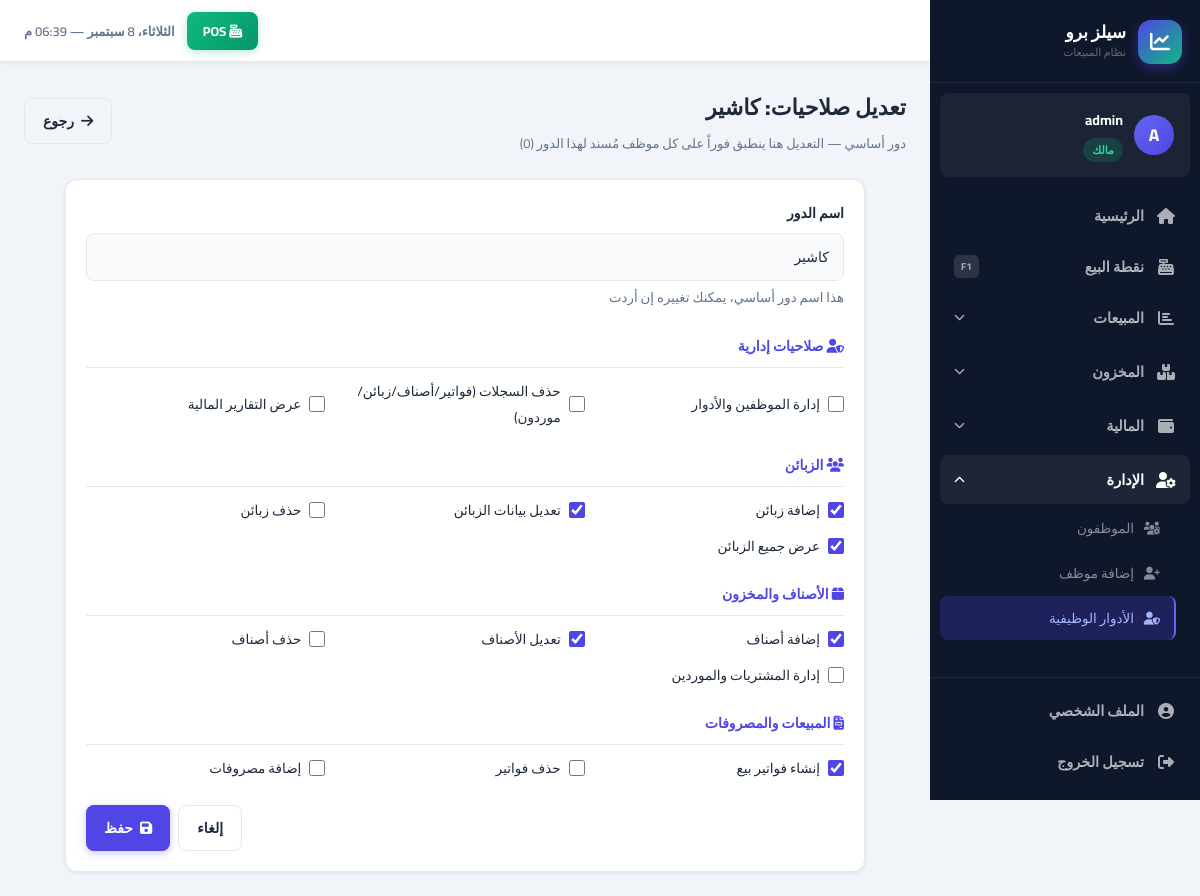
The page /accounts/roles/2/edit/ (signed in) on the database its author committed.
### accounts/models.py (models this page shows, shortened)
class User(AbstractUser):
    role = models.ForeignKey(
        Role, on_delete=models.PROTECT, null=True, blank=True,
        related_name='users', verbose_name='الدور الوظيفي',
        help_text='فارغ لصاحب الحساب الرئيسي فقط'
    )
    parent = models.ForeignKey(
        'self', on_delete=models.CASCADE, null=True, blank=True,
        related_name='employees', verbose_name='المالك الرئيسي'
    )
    phone = models.CharField(max_length=20, blank=True, verbose_name='الهاتف')
    is_active = models.BooleanField(default=True, verbose_name='نشط')
    created_at = models.DateTimeField(auto_now_add=True)
    class Meta:
        verbose_name = 'مستخدم'
        verbose_name_plural = 'المستخدمون'
    def get_owner(self):
        if self.is_owner_account:
            return self
        return self.parent.get_owner()
    @property
    def is_owner_account(self):
        return self.parent_id is None
    def can_manage_users(self):
        return self.is_owner_account or self.has_perm_flag('can_manage_users')
    @property
    def role_label(self):
        if self.is_owner_account:
            return 'مالك'
        return self.role.name if self.role_id else '—'
    @property
    def role_slug(self):
        if self.is_owner_account:
            return 'owner'
        if not self.role_id:
            return 'custom'
        mapping = {'مدير': 'manager', 'كاشير': 'cashier', 'مشاهد': 'viewer'}
        return mapping.get(self.role.name, 'custom')

class Role(models.Model):
    owner = models.ForeignKey(
        'accounts.User', on_delete=models.CASCADE, related_name='custom_roles',
        verbose_name='صاحب العمل'
    )
    name = models.CharField(max_length=50, verbose_name='اسم الدور')
    is_system = models.BooleanField(
        default=False, verbose_name='دور أساسي',
        help_text='الأدوار الأساسية (مدير/كاشير/مشاهد) تُنشأ تلقائياً، ويمكن تعديل صلاحياتها لكن لا يمكن حذفها'
    )
    can_manage_users   = models.BooleanField(default=False, verbose_name='إدارة الموظفين والأدوار')
    can_delete_records = models.BooleanField(default=False, verbose_name='حذف السجلات (فواتير/أصناف/زبائن/موردون)')
    can_view_reports    = models.BooleanField(default=False, verbose_name='عرض التقارير المالية')
    can_add_customer       = models.BooleanField(default=False,  verbose_name='إضافة زبائن')
    can_edit_customer      = models.BooleanField(default=False,  verbose_name='تعديل بيانات الزبائن')
    can_delete_customer    = models.BooleanField(default=False, verbose_name='حذف زبائن')
    can_view_all_customers = models.BooleanField(default=False,  verbose_name='عرض جميع الزبائن')
    can_add_product        = models.BooleanField(default=False,  verbose_name='إضافة أصناف')
    can_edit_product       = models.BooleanField(default=False,  verbose_name='تعديل الأصناف')
    can_delete_product     = models.BooleanField(default=False, verbose_name='حذف أصناف')
    can_manage_purchases   = models.BooleanField(default=False, verbose_name='إدارة المشتريات والموردين')
    can_add_sale           = models.BooleanField(default=False,  verbose_name='إنشاء فواتير بيع')
    can_delete_sale        = models.BooleanField(default=False, verbose_name='حذف فواتير')
    can_add_expense        = models.BooleanField(default=False, verbose_name='إضافة مصروفات')
    created_at = models.DateTimeField(auto_now_add=True)
    class Meta:
        verbose_name = 'دور وظيفي'
        verbose_name_plural = 'الأدوار الوظيفية'
        unique_together = ['owner', 'name']
        ordering = ['-is_system', 'name']
    def employee_count(self):
        return self.users.count()

### accounts/views.py (the view, shortened to what this page needs)
# urls.py: path('roles/<int:pk>/edit/', views.role_edit, name='role_edit'),
@login_required
def role_edit(request, pk):
    if not request.user.is_owner_account:
        messages.error(request, 'إدارة الأدوار متاحة لصاحب الحساب الرئيسي فقط')
        return redirect('dashboard')
    owner = request.user.get_owner()
    role = get_object_or_404(Role, pk=pk, owner=owner)
    form = RoleForm(request.POST or None, instance=role)
    return render(request, 'accounts/role_form.html', {
        'form': form, 'title': f'تعديل صلاحيات: {role.name}', 'role': role
    })

### core/context_processors.py (called while the page is built)
def global_context(request):
    context = {}
    if request.user.is_authenticated:
        owner = request.user.get_owner()
        low_stock_count = Product.objects.filter(
            owner=owner,
            current_stock__lte=F('min_stock')
        ).count()
        context['low_stock_count'] = low_stock_count
        context['current_user'] = request.user
    return context

### templates/accounts/role_form.html (shortened to what this page needs)
{% extends 'base/base.html' %}
{% block content %}
<div class="page-header"><div><h1 class="page-title">{{ title }}</h1>
{% if role.is_system %}<p class="page-subtitle">دور أساسي — التعديل هنا ينطبق فوراً على كل موظف مُسند لهذا الدور ({{ role.employee_count }})</p>{% endif %}
</div>
<div class="page-actions"><a href="/accounts/roles/" class="btn btn-outline"><i class="fas fa-arrow-right"></i> رجوع</a></div></div>
<div class="card" style="max-width:800px;margin:0 auto;"><div class="card-body">
<form method="post">{% csrf_token %}
<div class="form-group">
<label class="form-label">{{ form.name.label }}</label>
{{ form.name }}
{% if role.is_system %}<small class="text-muted">هذا اسم دور أساسي، يمكنك تغييره إن أردت</small>{% endif %}
</div>
<h3 class="perm-section-title"><i class="fas fa-user-shield"></i> صلاحيات إدارية</h3>
<div class="perm-grid">
<div class="perm-item">{{ form.can_manage_users }}<label for="{{ form.can_manage_users.id_for_label }}">{{ form.fields.can_manage_users.label }}</label></div>
<div class="perm-item">{{ form.can_delete_records }}<label for="{{ form.can_delete_records.id_for_label }}">{{ form.fields.can_delete_records.label }}</label></div>
<div class="perm-item">{{ form.can_view_reports }}<label for="{{ form.can_view_reports.id_for_label }}">{{ form.fields.can_view_reports.label }}</label></div>
</div>
<h3 class="perm-section-title"><i class="fas fa-users"></i> الزبائن</h3>
<div class="perm-grid">
<div class="perm-item">{{ form.can_add_customer }}<label for="{{ form.can_add_customer.id_for_label }}">{{ form.fields.can_add_customer.label }}</label></div>
<div class="perm-item">{{ form.can_edit_customer }}<label for="{{ form.can_edit_customer.id_for_label }}">{{ form.fields.can_edit_customer.label }}</label></div>
<div class="perm-item">{{ form.can_delete_customer }}<label for="{{ form.can_delete_customer.id_for_label }}">{{ form.fields.can_delete_customer.label }}</label></div>
<div class="perm-item">{{ form.can_view_all_customers }}<label for="{{ form.can_view_all_customers.id_for_label }}">{{ form.fields.can_view_all_customers.label }}</label></div>
</div>
<h3 class="perm-section-title"><i class="fas fa-box"></i> الأصناف والمخزون</h3>
<div class="perm-grid">
<div class="perm-item">{{ form.can_add_product }}<label for="{{ form.can_add_product.id_for_label }}">{{ form.fields.can_add_product.label }}</label></div>
<div class="perm-item">{{ form.can_edit_product }}<label for="{{ form.can_edit_product.id_for_label }}">{{ form.fields.can_edit_product.label }}</label></div>
<div class="perm-item">{{ form.can_delete_product }}<label for="{{ form.can_delete_product.id_for_label }}">{{ form.fields.can_delete_product.label }}</label></div>
<div class="perm-item">{{ form.can_manage_purchases }}<label for="{{ form.can_manage_purchases.id_for_label }}">{{ form.fields.can_manage_purchases.label }}</label></div>
</div>
<h3 class="perm-section-title"><i class="fas fa-file-invoice"></i> المبيعات والمصروفات</h3>
<div class="perm-grid">
<div class="perm-item">{{ form.can_add_sale }}<label for="{{ form.can_add_sale.id_for_label }}">{{ form.fields.can_add_sale.label }}</label></div>
<div class="perm-item">{{ form.can_delete_sale }}<label for="{{ form.can_delete_sale.id_for_label }}">{{ form.fields.can_delete_sale.label }}</label></div>
<div class="perm-item">{{ form.can_add_expense }}<label for="{{ form.can_add_expense.id_for_label }}">{{ form.fields.can_add_expense.label }}</label></div>
</div>
<div style="display:flex;gap:8px;justify-content:flex-end;margin-top:24px;">
<a href="/accounts/roles/" class="btn btn-outline">إلغاء</a>
<button type="submit" class="btn btn-primary"><i class="fas fa-save"></i> حفظ</button>
</div>
</form>
</div></div>
{% endblock %}

### templates/base/base.html (shortened to what this page needs)
<!DOCTYPE html>
<html lang="ar" dir="rtl">
<head>
    <link rel="stylesheet" href="https://cdnjs.cloudflare.com/ajax/libs/font-awesome/6.5.0/css/all.min.css">
    <link rel="stylesheet" href="/static/css/main.css">
</head>
<body>
{% if user.is_authenticated %}
<aside class="sidebar" id="sidebar">
    <div class="sb-brand">
        <div class="sb-logo"><i class="fas fa-chart-line"></i></div>
        <div>
            <div class="sb-name">سيلز برو</div>
            <div class="sb-sub">نظام المبيعات</div>
        </div>
    </div>
    <div class="sb-user">
        <div class="sb-avatar">{{ user.first_name.0|default:user.username.0|upper }}</div>
        <div class="sb-user-info">
            <span class="sb-user-name">{{ user.get_full_name|default:user.username }}</span>
            <span class="sb-role role-{{ user.role_slug }}">{{ user.role_label }}</span>
        </div>
    </div>
    <nav class="sb-nav">
        <a href="/dashboard/" class="sb-link {% if request.path == '/dashboard/' %}active{% endif %}">
            <span class="sb-icon"><i class="fas fa-home"></i></span>
            <span>الرئيسية</span>
        </a>
        <a href="/pos/" class="sb-link sb-pos {% if '/pos/' in request.path %}active{% endif %}">
            <span class="sb-icon"><i class="fas fa-cash-register"></i></span>
            <span>نقطة البيع</span>
            <span class="sb-key">F1</span>
        </a>
        <div class="sb-group">
            <button class="sb-group-btn {% if '/sales/' in request.path or '/customers/' in request.path %}open{% endif %}"
                    onclick="toggleGroup(this)">
                <span class="sb-icon"><i class="fas fa-chart-bar"></i></span>
                <span>المبيعات</span>
                <i class="fas fa-chevron-down sb-arrow"></i>
            </button>
        </div>
        <div class="sb-group">
            <button class="sb-group-btn {% if '/inventory/' in request.path %}open{% endif %}"
                    onclick="toggleGroup(this)">
                <span class="sb-icon"><i class="fas fa-boxes"></i></span>
                <span>المخزون</span>
                <i class="fas fa-chevron-down sb-arrow"></i>
            </button>
        </div>
        <div class="sb-group">
            <button class="sb-group-btn {% if '/expenses/' in request.path or '/reports/' in request.path %}open{% endif %}"
                    onclick="toggleGroup(this)">
                <span class="sb-icon"><i class="fas fa-wallet"></i></span>
                <span>المالية</span>
                <i class="fas fa-chevron-down sb-arrow"></i>
            </button>
        </div>
        {% if user.can_manage_users %}
        <div class="sb-group">
            <button class="sb-group-btn {% if '/accounts/users' in request.path or '/accounts/roles' in request.path %}open{% endif %}"
                    onclick="toggleGroup(this)">
                <span class="sb-icon"><i class="fas fa-user-cog"></i></span>
                <span>الإدارة</span>
                <i class="fas fa-chevron-down sb-arrow"></i>
            </button>
            <div class="sb-group-items {% if '/accounts/users' in request.path or '/accounts/roles' in request.path %}show{% endif %}">
                <a href="/accounts/users/" class="sb-sub-link {% if '/accounts/users/' == request.path %}active{% endif %}">
                    <i class="fas fa-users-cog"></i> الموظفون
                </a>
                <a href="/accounts/users/create/" class="sb-sub-link">
                    <i class="fas fa-user-plus"></i> إضافة موظف
                </a>
                {% if user.is_owner_account %}
                <a href="/accounts/roles/" class="sb-sub-link {% if '/accounts/roles' in request.path %}active{% endif %}">
                    <i class="fas fa-user-shield"></i> الأدوار الوظيفية
                </a>
                {% endif %}
            </div>
        </div>
        {% endif %}
    </nav>
    <div class="sb-footer">
        <a href="/accounts/profile/" class="sb-link {% if '/accounts/profile/' in request.path %}active{% endif %}">
            <span class="sb-icon"><i class="fas fa-user-circle"></i></span>
            <span>الملف الشخصي</span>
        </a>
        <a href="/accounts/logout/" class="sb-link sb-logout">
            <span class="sb-icon"><i class="fas fa-sign-out-alt"></i></span>
            <span>تسجيل الخروج</span>
        </a>
    </div>
</aside>
<div class="main-wrapper">
    <header class="topbar">
        <div class="topbar-end">
            <a href="/pos/" class="topbar-pos"><i class="fas fa-cash-register"></i> POS</a>
            <div class="topbar-clock" id="topbarClock"></div>
        </div>
    </header>
    <main class="page-content">
        {% block content %}{% endblock %}
    </main>
</div>
{% else %}
{% block auth_content %}{% endblock %}
{% endif %}
</body>
</html>

### templates/accounts/role_form.html (style rules this page uses)
.perm-section-title { font-size:14px; font-weight:800; margin:22px 0 10px; color:var(--primary); border-bottom:1px solid var(--border); padding-bottom:8px; }
.perm-grid { display:grid; grid-template-columns: repeat(auto-fill, minmax(220px, 1fr)); gap:10px 20px; }
.perm-item { display:flex; align-items:center; gap:8px; }
.perm-item label { font-size:13.5px; cursor:pointer; }
.perm-item input[type="checkbox"] { width:16px; height:16px; flex-shrink:0; cursor:pointer; }

### rows shown on the page
User: first_name.0 "A", get_full_name "admin", role_label "مالك"
Role: employee_count "0", name "كاشير", can_add_customer "☑", can_edit_customer "☑", can_view_all_customers "☑", can_add_product "☑", can_edit_product "☑", can_add_sale "☑"

### other values the page prints
{{ title }} "تعديل صلاحيات: كاشير"
